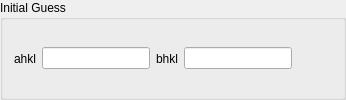
                  <widget class="QGroupBox" name="groupBox_3">
                   <property name="title">
                    <string>Initial Guess</string>
                   </property>
                   <layout class="QHBoxLayout" name="horizontalLayout_14">
                    <item>
                     <widget class="QLabel" name="label_18">
                      <property name="text">
                       <string>ahkl</string>
                      </property>
                     </widget>
                    </item>
                    <item>
                     <widget class="QLineEdit" name="kropff_low_lda_ahkl_init"/>
                    </item>
                    <item>
                     <widget class="QLabel" name="label_19">
                      <property name="text">
                       <string>bhkl</string>
                      </property>
                     </widget>
                    </item>
                    <item>
                     <widget class="QLineEdit" name="kropff_low_lda_bhkl_init"/>
                    </item>
                    <item>
                     <spacer name="horizontalSpacer_9">
                      <property name="orientation">
                       <enum>Qt::Horizontal</enum>
                      </property>
                      <property name="sizeHint" stdset="0">
                       <size>
                        <width>40</width>
                        <height>20</height>
                       </size>
                      </property>
                     </spacer>
                    </item>
                   </layout>
                  </widget>
